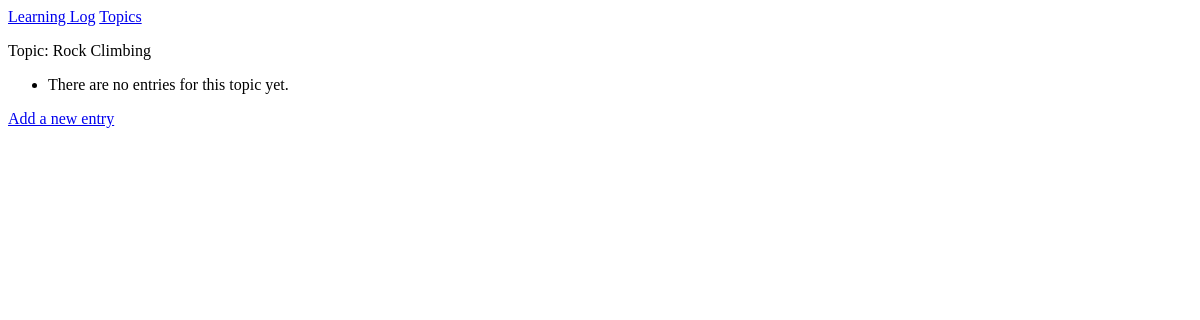
The page /topics/2/ on the database as committed earlier.
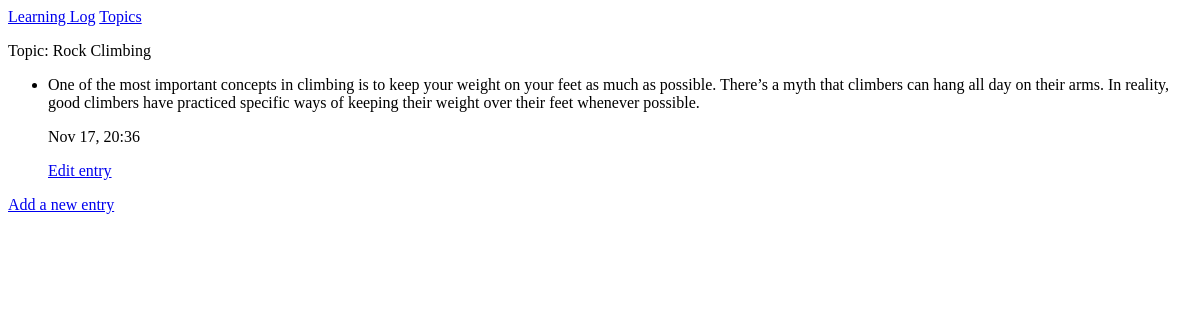
The same page on the database as committed later.
### MainApp/models.py (models this page shows, shortened)
class Entry(models.Model):
    topic = models.ForeignKey(Topic,on_delete=models.CASCADE)
    text = models.TextField()
    date_added = models.DateTimeField(auto_now_add=True)
    class Meta:
        verbose_name_plural = 'entries'

### MainApp/views.py (the view)
# urls.py: path('topics/<int:topic_id>/',views.topic,name='topic'),
def topic(request, topic_id):
    topic = Topic.objects.get(id=topic_id)
    entries = topic.entry_set.order_by('-date_added')
    context = {'topic': topic, 'entries': entries}
    return render(request, 'MainApp/topic.html', context)

### MainApp/models.py (called while the page is built)
    def __str__(self):
        return self.text

### MainApp/templates/MainApp/topic.html
{% extends "MainApp/base.html" %}
{% block content %}
<p>Topic: {{topic}}</p>
<ul>
    {% for entry in entries %}
    <li>
        <p>{{ entry.text|linebreaks }}</p>
        <p>{{ entry.date_added|date:'M d, H:i' }}</p>
        <p>
            <a href="{% url 'MainApp:edit_entry' entry.id %}">Edit entry</a>
        </p>
    </li>
    {% empty %}
    <li> There are no entries for this topic yet.</li>
    {% endfor %}
</ul>
<p>
    <a href="{% url 'MainApp:new_entry' topic.id %}">Add a new entry</a>
</p>
{% endblock content %}

Rows that differ between the two databases and show on the page:
added Entry: text "One of the most important concepts in climbing is to keep your weight on your feet as much as possible. There’s a myth that climbers can hang all day on their arms. In reality, good climbers have practiced specific ways of keeping their weight over their feet whenever possible.", date_added "Nov 17, 20:36"
Other text that changed with them:
text no longer shown: "There are no entries for this topic yet."
